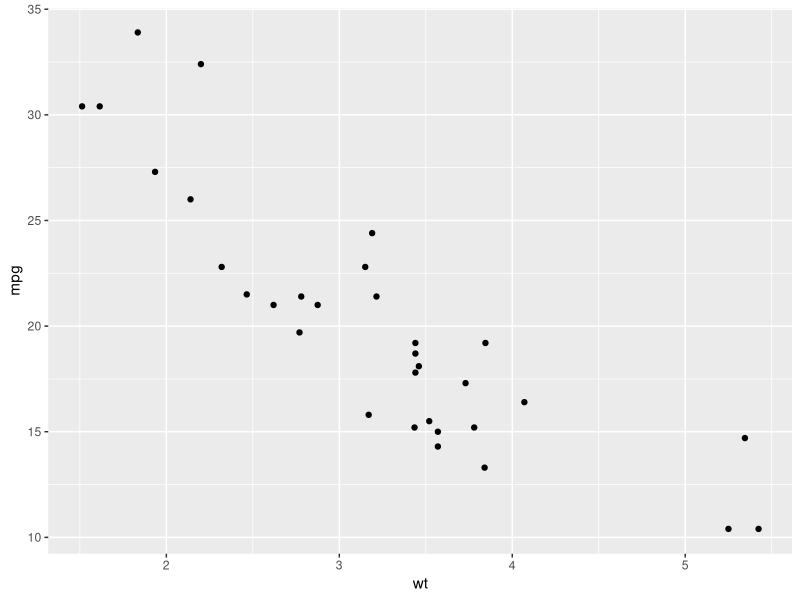
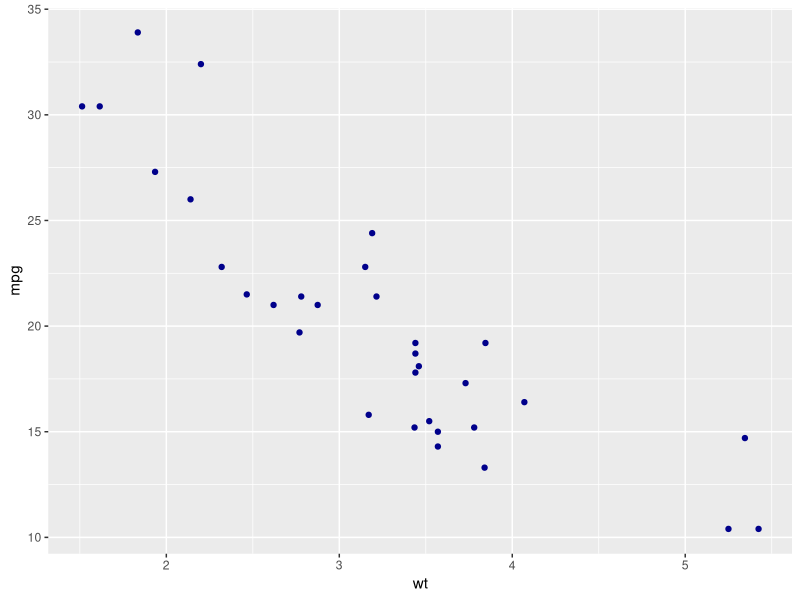
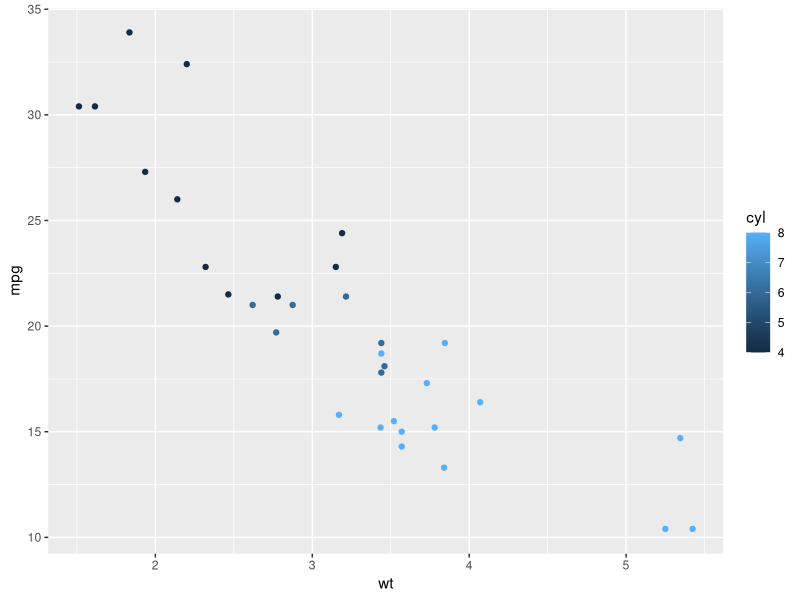
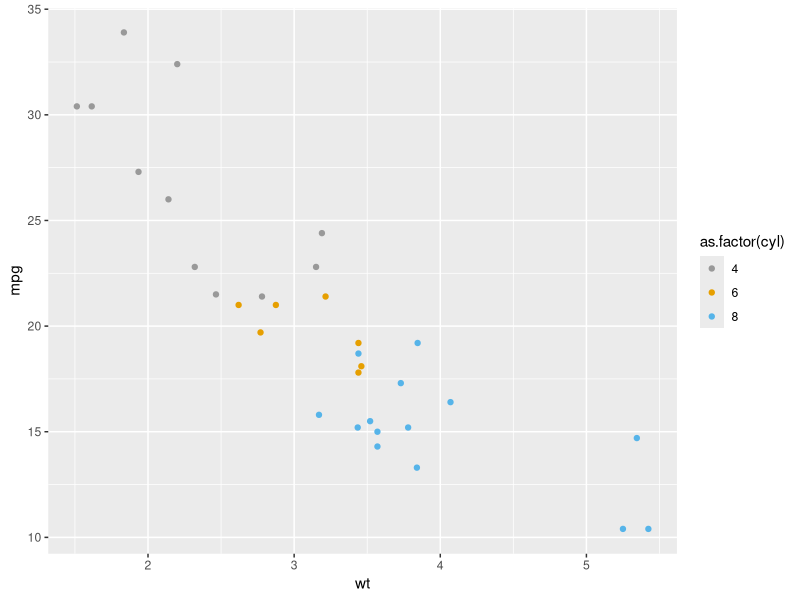

These figures' R source, in order:
## ---- chunk 1
knitr::opts_chunk$set(echo = TRUE)
## ---- chunk 2
library(knitr)
kable(mtcars[1:5, ])

## ---- chunk 3
library(ggplot2)
library(MASS)
ggplot(mtcars, aes(x=wt, y=mpg)) + geom_point()
## ---- chunk 4
library(ggplot2)
ggplot(mtcars, aes(x=wt, y=mpg)) + 
  geom_point(color='darkblue')
## ---- chunk 5
library(ggplot2)
sp <- ggplot(mtcars, aes(x=wt, y=mpg, color=cyl)) + geom_point()
sp
## ---- chunk 6
ggplot(mtcars, aes(x=wt, y=mpg, color=as.factor(cyl))) + geom_point() + scale_color_manual(values=c('#999999','#E69F00', '#56B4E9'))
